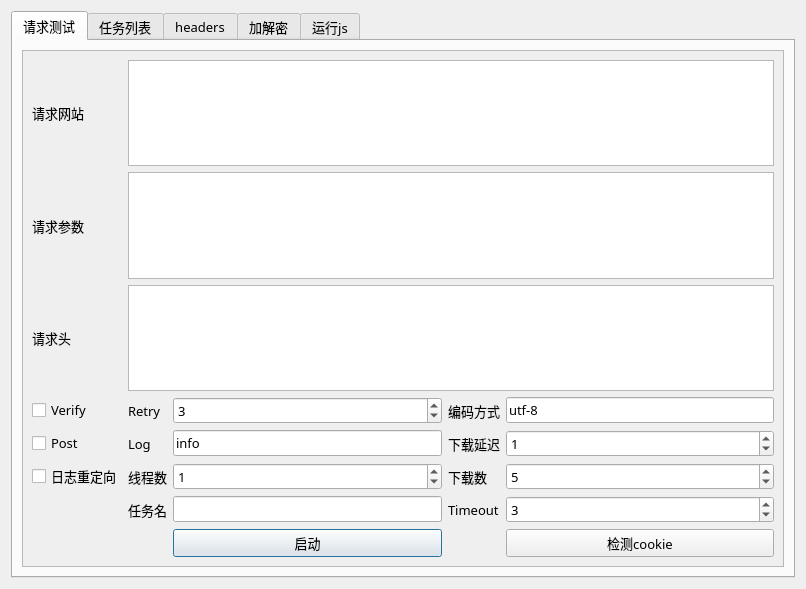
<?xml version="1.0" encoding="UTF-8"?>
<ui version="4.0">
 <class>Dialog</class>
 <widget class="QDialog" name="Dialog">
  <property name="geometry">
   <rect>
    <x>0</x>
    <y>0</y>
    <width>806</width>
    <height>589</height>
   </rect>
  </property>
  <property name="windowTitle">
   <string>Dialog</string>
  </property>
  <layout class="QGridLayout" name="gridLayout_2">
   <item row="0" column="0">
    <widget class="QTabWidget" name="tabWidget">
     <property name="minimumSize">
      <size>
       <width>0</width>
       <height>0</height>
      </size>
     </property>
     <property name="font">
      <font>
       <family>楷体</family>
       <pointsize>10</pointsize>
      </font>
     </property>
     <property name="currentIndex">
      <number>0</number>
     </property>
     <widget class="QWidget" name="tab_3">
      <property name="minimumSize">
       <size>
        <width>0</width>
        <height>0</height>
       </size>
      </property>
      <property name="font">
       <font>
        <family>楷体</family>
        <pointsize>10</pointsize>
       </font>
      </property>
      <attribute name="title">
       <string>请求测试</string>
      </attribute>
      <layout class="QVBoxLayout" name="verticalLayout_2">
       <item>
        <widget class="QScrollArea" name="scrollArea">
         <property name="widgetResizable">
          <bool>true</bool>
         </property>
         <widget class="QWidget" name="scrollAreaWidgetContents">
          <property name="geometry">
           <rect>
            <x>0</x>
            <y>0</y>
            <width>762</width>
            <height>525</height>
           </rect>
          </property>
          <property name="minimumSize">
           <size>
            <width>0</width>
            <height>500</height>
           </size>
          </property>
          <layout class="QGridLayout" name="gridLayout">
           <item row="0" column="0">
            <widget class="QLabel" name="label">
             <property name="text">
              <string>请求网站</string>
             </property>
            </widget>
           </item>
           <item row="0" column="1" colspan="4">
            <widget class="QPlainTextEdit" name="url"/>
           </item>
           <item row="1" column="0">
            <widget class="QLabel" name="label_2">
             <property name="text">
              <string>请求参数</string>
             </property>
            </widget>
           </item>
           <item row="1" column="1" colspan="4">
            <widget class="QPlainTextEdit" name="datas"/>
           </item>
           <item row="2" column="0">
            <widget class="QLabel" name="label_3">
             <property name="text">
              <string>请求头</string>
             </property>
            </widget>
           </item>
           <item row="2" column="1" colspan="4">
            <widget class="QPlainTextEdit" name="header_2">
             <property name="plainText">
              <string/>
             </property>
            </widget>
           </item>
           <item row="3" column="0">
            <widget class="QCheckBox" name="verify">
             <property name="text">
              <string>Verify</string>
             </property>
            </widget>
           </item>
           <item row="3" column="1">
            <widget class="QLabel" name="label_5">
             <property name="text">
              <string>Retry</string>
             </property>
            </widget>
           </item>
           <item row="3" column="2">
            <widget class="QSpinBox" name="retry">
             <property name="value">
              <number>3</number>
             </property>
            </widget>
           </item>
           <item row="3" column="3">
            <widget class="QLabel" name="label_4">
             <property name="text">
              <string>编码方式</string>
             </property>
            </widget>
           </item>
           <item row="3" column="4">
            <widget class="QLineEdit" name="encode">
             <property name="text">
              <string>utf-8</string>
             </property>
            </widget>
           </item>
           <item row="4" column="0">
            <widget class="QCheckBox" name="post">
             <property name="text">
              <string>Post</string>
             </property>
            </widget>
           </item>
           <item row="4" column="1">
            <widget class="QLabel" name="label_6">
             <property name="text">
              <string>Log</string>
             </property>
            </widget>
           </item>
           <item row="4" column="2">
            <widget class="QLineEdit" name="log">
             <property name="text">
              <string>info</string>
             </property>
            </widget>
           </item>
           <item row="4" column="3">
            <widget class="QLabel" name="label_10">
             <property name="text">
              <string>下载延迟</string>
             </property>
            </widget>
           </item>
           <item row="4" column="4">
            <widget class="QSpinBox" name="download_delay">
             <property name="value">
              <number>1</number>
             </property>
            </widget>
           </item>
           <item row="5" column="0">
            <widget class="QCheckBox" name="stdout">
             <property name="text">
              <string>日志重定向</string>
             </property>
            </widget>
           </item>
           <item row="5" column="1">
            <widget class="QLabel" name="label_8">
             <property name="text">
              <string>线程数</string>
             </property>
            </widget>
           </item>
           <item row="5" column="2">
            <widget class="QSpinBox" name="worker">
             <property name="value">
              <number>1</number>
             </property>
            </widget>
           </item>
           <item row="5" column="3">
            <widget class="QLabel" name="label_9">
             <property name="text">
              <string>下载数</string>
             </property>
            </widget>
           </item>
           <item row="5" column="4">
            <widget class="QSpinBox" name="download_num">
             <property name="value">
              <number>5</number>
             </property>
            </widget>
           </item>
           <item row="6" column="1">
            <widget class="QLabel" name="label_11">
             <property name="text">
              <string>任务名</string>
             </property>
            </widget>
           </item>
           <item row="6" column="2">
            <widget class="QLineEdit" name="task">
             <property name="text">
              <string/>
             </property>
            </widget>
           </item>
           <item row="6" column="3">
            <widget class="QLabel" name="label_7">
             <property name="text">
              <string>Timeout</string>
             </property>
            </widget>
           </item>
           <item row="6" column="4">
            <widget class="QSpinBox" name="timeout">
             <property name="value">
              <number>3</number>
             </property>
            </widget>
           </item>
           <item row="7" column="2">
            <widget class="QPushButton" name="start">
             <property name="cursor">
              <cursorShape>PointingHandCursor</cursorShape>
             </property>
             <property name="text">
              <string>启动</string>
             </property>
            </widget>
           </item>
           <item row="7" column="4">
            <widget class="QPushButton" name="check_cookie">
             <property name="cursor">
              <cursorShape>PointingHandCursor</cursorShape>
             </property>
             <property name="text">
              <string>检测cookie</string>
             </property>
            </widget>
           </item>
          </layout>
         </widget>
        </widget>
       </item>
      </layout>
     </widget>
     <widget class="QWidget" name="tab_4">
      <attribute name="title">
       <string>任务列表</string>
      </attribute>
      <layout class="QGridLayout" name="gridLayout_3">
       <item row="0" column="1">
        <widget class="QPushButton" name="clearbtn">
         <property name="cursor">
          <cursorShape>PointingHandCursor</cursorShape>
         </property>
         <property name="text">
          <string>清空全部</string>
         </property>
        </widget>
       </item>
       <item row="0" column="0">
        <widget class="QPushButton" name="refush">
         <property name="cursor">
          <cursorShape>PointingHandCursor</cursorShape>
         </property>
         <property name="text">
          <string>刷新</string>
         </property>
        </widget>
       </item>
       <item row="1" column="0" colspan="2">
        <widget class="QTableWidget" name="tableWidget">
         <column>
          <property name="text">
           <string>id</string>
          </property>
         </column>
         <column>
          <property name="text">
           <string>网站</string>
          </property>
         </column>
         <column>
          <property name="text">
           <string>状态码</string>
          </property>
         </column>
         <column>
          <property name="text">
           <string>请求体</string>
          </property>
         </column>
         <column>
          <property name="text">
           <string>响应字节</string>
          </property>
         </column>
         <column>
          <property name="text">
           <string>响应内容</string>
          </property>
         </column>
         <column>
          <property name="text">
           <string>插入时间</string>
          </property>
         </column>
         <column>
          <property name="text">
           <string>源码查看</string>
          </property>
         </column>
        </widget>
       </item>
      </layout>
     </widget>
     <widget class="QWidget" name="tab">
      <attribute name="title">
       <string>headers</string>
      </attribute>
      <layout class="QVBoxLayout" name="verticalLayout_3">
       <item>
        <widget class="QScrollArea" name="scrollArea_2">
         <property name="minimumSize">
          <size>
           <width>0</width>
           <height>0</height>
          </size>
         </property>
         <property name="widgetResizable">
          <bool>true</bool>
         </property>
         <widget class="QWidget" name="scrollAreaWidgetContents_2">
          <property name="geometry">
           <rect>
            <x>0</x>
            <y>0</y>
            <width>762</width>
            <height>525</height>
           </rect>
          </property>
          <property name="minimumSize">
           <size>
            <width>0</width>
            <height>500</height>
           </size>
          </property>
          <layout class="QGridLayout" name="gridLayout_4">
           <item row="0" column="0" colspan="2">
            <widget class="QPlainTextEdit" name="getheaders"/>
           </item>
           <item row="0" column="2">
            <widget class="QPlainTextEdit" name="addheader"/>
           </item>
           <item row="2" column="0">
            <widget class="QCheckBox" name="json_zh">
             <property name="font">
              <font>
               <family>楷体</family>
               <pointsize>10</pointsize>
              </font>
             </property>
             <property name="text">
              <string>JSON转换</string>
             </property>
            </widget>
           </item>
           <item row="2" column="2">
            <widget class="QPushButton" name="start_headers">
             <property name="font">
              <font>
               <family>楷体</family>
               <pointsize>10</pointsize>
              </font>
             </property>
             <property name="cursor">
              <cursorShape>PointingHandCursor</cursorShape>
             </property>
             <property name="text">
              <string>启动</string>
             </property>
            </widget>
           </item>
          </layout>
         </widget>
        </widget>
       </item>
      </layout>
     </widget>
     <widget class="QWidget" name="tab_2">
      <attribute name="title">
       <string>加解密</string>
      </attribute>
      <layout class="QVBoxLayout" name="verticalLayout_4">
       <item>
        <widget class="QScrollArea" name="scrollArea_3">
         <property name="widgetResizable">
          <bool>true</bool>
         </property>
         <widget class="QWidget" name="scrollAreaWidgetContents_3">
          <property name="geometry">
           <rect>
            <x>0</x>
            <y>0</y>
            <width>762</width>
            <height>525</height>
           </rect>
          </property>
          <property name="minimumSize">
           <size>
            <width>0</width>
            <height>500</height>
           </size>
          </property>
          <layout class="QGridLayout" name="gridLayout_5">
           <item row="0" column="1">
            <widget class="QLineEdit" name="pwd">
             <property name="text">
              <string/>
             </property>
            </widget>
           </item>
           <item row="0" column="3">
            <widget class="QLabel" name="label_13">
             <property name="text">
              <string>偏移量</string>
             </property>
            </widget>
           </item>
           <item row="0" column="0">
            <widget class="QLabel" name="label_12">
             <property name="text">
              <string>密钥</string>
             </property>
            </widget>
           </item>
           <item row="0" column="4">
            <widget class="QLineEdit" name="iv"/>
           </item>
           <item row="3" column="1">
            <widget class="QPushButton" name="encstart">
             <property name="cursor">
              <cursorShape>PointingHandCursor</cursorShape>
             </property>
             <property name="text">
              <string>加密</string>
             </property>
            </widget>
           </item>
           <item row="3" column="4">
            <widget class="QPushButton" name="decstart">
             <property name="cursor">
              <cursorShape>PointingHandCursor</cursorShape>
             </property>
             <property name="text">
              <string>解密</string>
             </property>
            </widget>
           </item>
           <item row="2" column="1">
            <widget class="QPlainTextEdit" name="en_str"/>
           </item>
           <item row="2" column="4">
            <widget class="QPlainTextEdit" name="de_str"/>
           </item>
          </layout>
         </widget>
        </widget>
       </item>
      </layout>
     </widget>
     <widget class="QWidget" name="tab_5">
      <attribute name="title">
       <string>运行js</string>
      </attribute>
      <layout class="QGridLayout" name="gridLayout_6">
       <item row="0" column="0">
        <widget class="QPlainTextEdit" name="js_tr_2"/>
       </item>
       <item row="0" column="1">
        <widget class="QPlainTextEdit" name="add_js_str_2"/>
       </item>
       <item row="1" column="0" colspan="2">
        <widget class="QPushButton" name="run_js">
         <property name="font">
          <font>
           <family>楷体</family>
           <pointsize>10</pointsize>
          </font>
         </property>
         <property name="cursor">
          <cursorShape>PointingHandCursor</cursorShape>
         </property>
         <property name="text">
          <string>启动</string>
         </property>
        </widget>
       </item>
      </layout>
     </widget>
    </widget>
   </item>
  </layout>
 </widget>
 <resources/>
 <connections/>
</ui>
